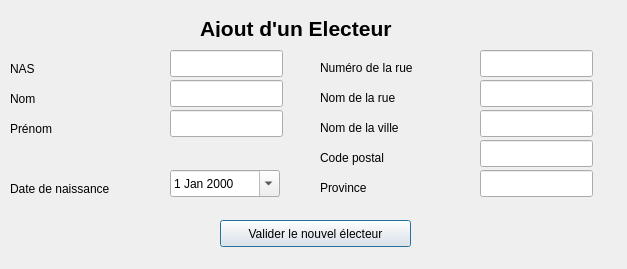
<?xml version="1.0" encoding="UTF-8"?>
<ui version="4.0">
 <class>ElecteurInterfaceClass</class>
 <widget class="QDialog" name="ElecteurInterfaceClass">
  <property name="geometry">
   <rect>
    <x>0</x>
    <y>0</y>
    <width>627</width>
    <height>269</height>
   </rect>
  </property>
  <property name="windowTitle">
   <string>ElecteurInterface</string>
  </property>
  <widget class="QLabel" name="label_prenom">
   <property name="geometry">
    <rect>
     <x>10</x>
     <y>120</y>
     <width>55</width>
     <height>17</height>
    </rect>
   </property>
   <property name="text">
    <string>Prénom</string>
   </property>
  </widget>
  <widget class="QLineEdit" name="lineEdit_nas">
   <property name="geometry">
    <rect>
     <x>170</x>
     <y>50</y>
     <width>113</width>
     <height>27</height>
    </rect>
   </property>
  </widget>
  <widget class="QLabel" name="TitrePageElecteur">
   <property name="geometry">
    <rect>
     <x>200</x>
     <y>20</y>
     <width>221</width>
     <height>17</height>
    </rect>
   </property>
   <property name="font">
    <font>
     <pointsize>16</pointsize>
     <weight>75</weight>
     <bold>true</bold>
    </font>
   </property>
   <property name="text">
    <string>Ajout d'un Electeur</string>
   </property>
  </widget>
  <widget class="QPushButton" name="Bouton_ValiderElecteur">
   <property name="geometry">
    <rect>
     <x>220</x>
     <y>220</y>
     <width>191</width>
     <height>27</height>
    </rect>
   </property>
   <property name="text">
    <string>Valider le nouvel électeur</string>
   </property>
  </widget>
  <widget class="QLineEdit" name="lineEdit_province">
   <property name="geometry">
    <rect>
     <x>480</x>
     <y>170</y>
     <width>113</width>
     <height>27</height>
    </rect>
   </property>
  </widget>
  <widget class="QDateEdit" name="dateEdit">
   <property name="geometry">
    <rect>
     <x>170</x>
     <y>170</y>
     <width>110</width>
     <height>27</height>
    </rect>
   </property>
   <property name="maximumDate">
    <date>
     <year>2037</year>
     <month>12</month>
     <day>31</day>
    </date>
   </property>
   <property name="minimumDate">
    <date>
     <year>1970</year>
     <month>1</month>
     <day>1</day>
    </date>
   </property>
   <property name="calendarPopup">
    <bool>true</bool>
   </property>
  </widget>
  <widget class="QLabel" name="label_num_rue">
   <property name="geometry">
    <rect>
     <x>320</x>
     <y>60</y>
     <width>101</width>
     <height>16</height>
    </rect>
   </property>
   <property name="text">
    <string>Numéro de la rue</string>
   </property>
  </widget>
  <widget class="QLineEdit" name="lineEdit_nom_ville">
   <property name="geometry">
    <rect>
     <x>480</x>
     <y>110</y>
     <width>113</width>
     <height>27</height>
    </rect>
   </property>
  </widget>
  <widget class="QLineEdit" name="lineEdit_prenom">
   <property name="geometry">
    <rect>
     <x>170</x>
     <y>110</y>
     <width>113</width>
     <height>27</height>
    </rect>
   </property>
  </widget>
  <widget class="QLabel" name="label_code_postal">
   <property name="geometry">
    <rect>
     <x>320</x>
     <y>150</y>
     <width>91</width>
     <height>16</height>
    </rect>
   </property>
   <property name="text">
    <string>Code postal</string>
   </property>
  </widget>
  <widget class="QLabel" name="label_nom_rue">
   <property name="geometry">
    <rect>
     <x>320</x>
     <y>90</y>
     <width>91</width>
     <height>16</height>
    </rect>
   </property>
   <property name="text">
    <string>Nom de la rue</string>
   </property>
  </widget>
  <widget class="QLineEdit" name="lineEdit_code_postal">
   <property name="geometry">
    <rect>
     <x>480</x>
     <y>140</y>
     <width>113</width>
     <height>27</height>
    </rect>
   </property>
  </widget>
  <widget class="QLabel" name="label_date_naissance">
   <property name="geometry">
    <rect>
     <x>10</x>
     <y>180</y>
     <width>111</width>
     <height>17</height>
    </rect>
   </property>
   <property name="text">
    <string>Date de naissance</string>
   </property>
  </widget>
  <widget class="QLabel" name="label_province">
   <property name="geometry">
    <rect>
     <x>320</x>
     <y>180</y>
     <width>91</width>
     <height>16</height>
    </rect>
   </property>
   <property name="text">
    <string>Province</string>
   </property>
  </widget>
  <widget class="QLabel" name="label_nom_ville">
   <property name="geometry">
    <rect>
     <x>320</x>
     <y>120</y>
     <width>91</width>
     <height>16</height>
    </rect>
   </property>
   <property name="text">
    <string>Nom de la ville</string>
   </property>
  </widget>
  <widget class="QLineEdit" name="lineEdit_nom">
   <property name="geometry">
    <rect>
     <x>170</x>
     <y>80</y>
     <width>113</width>
     <height>27</height>
    </rect>
   </property>
  </widget>
  <widget class="QLineEdit" name="lineEdit_numero_rue">
   <property name="geometry">
    <rect>
     <x>480</x>
     <y>50</y>
     <width>113</width>
     <height>27</height>
    </rect>
   </property>
  </widget>
  <widget class="QLineEdit" name="lineEdit_nom_rue">
   <property name="geometry">
    <rect>
     <x>480</x>
     <y>80</y>
     <width>113</width>
     <height>27</height>
    </rect>
   </property>
  </widget>
  <widget class="QLabel" name="label_nas">
   <property name="geometry">
    <rect>
     <x>10</x>
     <y>60</y>
     <width>55</width>
     <height>17</height>
    </rect>
   </property>
   <property name="text">
    <string>NAS</string>
   </property>
  </widget>
  <widget class="QLabel" name="label_nom">
   <property name="geometry">
    <rect>
     <x>10</x>
     <y>90</y>
     <width>55</width>
     <height>17</height>
    </rect>
   </property>
   <property name="text">
    <string>Nom</string>
   </property>
  </widget>
 </widget>
 <layoutdefault spacing="6" margin="11"/>
 <resources/>
 <connections>
  <connection>
   <sender>Bouton_ValiderElecteur</sender>
   <signal>clicked()</signal>
   <receiver>ElecteurInterfaceClass</receiver>
   <slot>validerElecteur()</slot>
   <hints>
    <hint type="sourcelabel">
     <x>315</x>
     <y>233</y>
    </hint>
    <hint type="destinationlabel">
     <x>313</x>
     <y>134</y>
    </hint>
   </hints>
  </connection>
 </connections>
 <slots>
  <slot>validerElecteur()</slot>
 </slots>
</ui>
